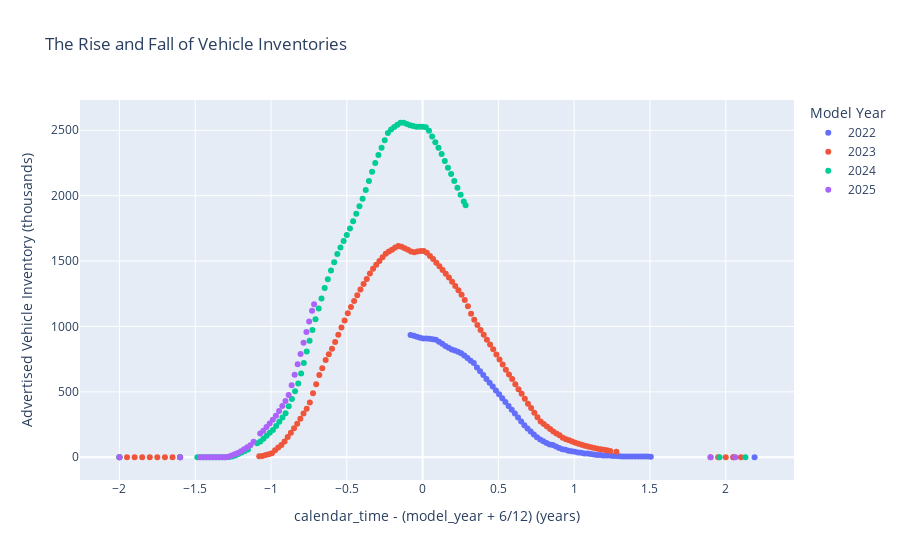

Notebook code for this chart:
### Markdown cell above
Except for some fluctations in year-to-year amplitudes, the pattern of inventory rise and fall for different model years appears remarkably consistent.  Inventories for each model year peak around July of the same calendar year.

### Code cell
px.scatter(
    x=mixed_years.select("yr_diff").collect().to_series(),
    y=mixed_years.select("advertised_inventory").collect().to_series(),
    color=mixed_years.select(pl.col("model_year").cast(pl.Utf8)).collect().to_series(),
    title="The Rise and Fall of Vehicle Inventories",
    labels={
        "x": "calendar_time - (model_year + 6/12) (years)",
        "y": "Advertised Vehicle Inventory (thousands)",
        "color": "Model Year"
    }
)
